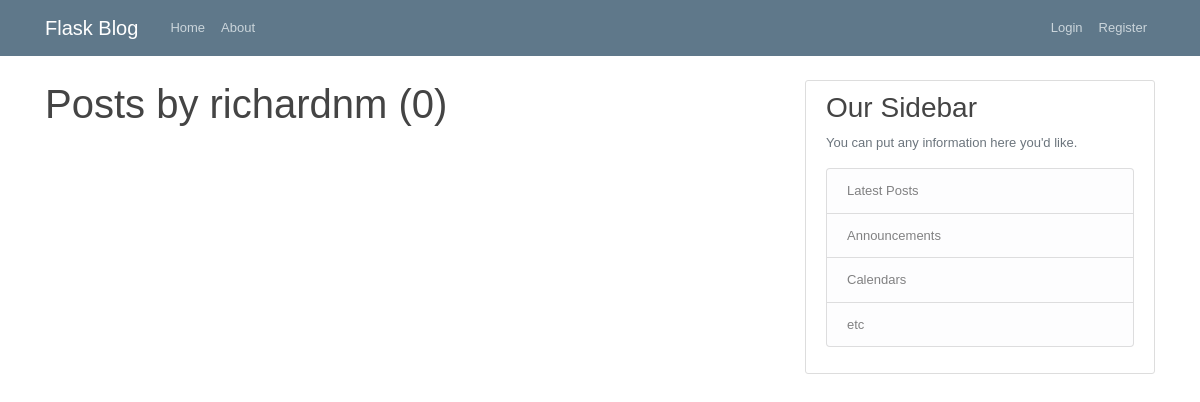
Page /user/richardnm on the earlier database version.
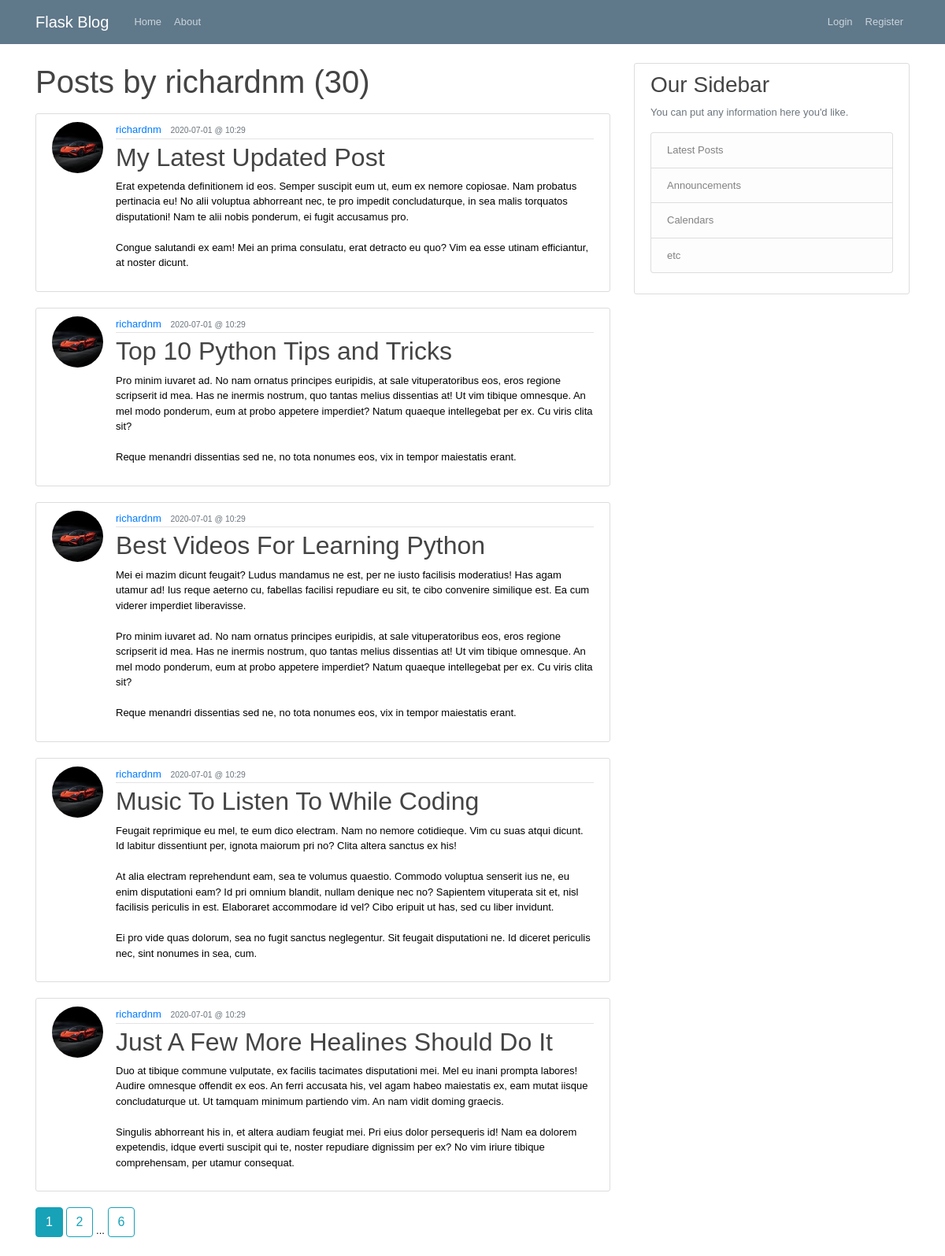
Same page on the later database version.
### flaskblog/models.py (models this page shows, shortened)
class User(db.Model, UserMixin):
    id = db.Column(db.Integer, primary_key=True)
    username = db.Column(db.String(20), unique=True, nullable=False)
    email = db.Column(db.String(120), unique=True, nullable=False)
    image_file = db.Column(db.String(20), nullable=False, default='default.jpeg')
    password = db.Column(db.String(60), nullable=False)
    posts = db.relationship('Post', backref='author', lazy=True)

class Post(db.Model):
    id = db.Column(db.Integer, primary_key=True)
    title = db.Column(db.String(100), nullable=False)
    date_posted = db.Column(db.DateTime, nullable=False, default=datetime.utcnow)
    date_edited = db.Column(db.DateTime, nullable=False, default=datetime.utcnow)
    content = db.Column(db.Text, nullable=False)
    user_id = db.Column(db.Integer, db.ForeignKey('user.id'), nullable=False)
    post_history = db.relationship('PostHistory', backref='post', lazy=True)

### flaskblog/routes.py (the view)
@app.route('/user/<string:username>')
def user_posts(username):
    page = request.args.get('page', 1, type=int)
    user = User.query.filter_by(username=username).first_or_404()
    posts = Post.query.filter_by(author=user)\
        .order_by(Post.date_edited.desc())\
        .paginate(page=page, per_page=5)
    tz = timezone.utc
    return render_template('user_posts.html', posts=posts, user=user, tz=tz)

### flaskblog/templates/user_posts.html
{% extends 'layout.html' %}
{% block content %}
    <h1 class="mb-3">Posts by {{ user.username }} ({{ posts.total }})</h1>
    {% for post in posts.items %}
        <article class="media content-section">
            <img class="rounded-circle article-img" src=" {{ url_for('static', filename='profile_pics/' + post.author.image_file) }} " alt="">
            <div class="media-body">
            <div class="article-metadata">
                <a class="mr-2" href="{{ url_for('user_posts', username=post.author.username) }}">{{ post.author.username }}</a>
                {% if post.date_posted != post.date_edited %}
                    <small class="text-muted">{{ post.date_posted.replace(tzinfo=tz).astimezone(tz=None).strftime('%Y-%m-%d @ %H:%M') }} </small> <br>
                    <small class="text-muted">Edited {{ post.date_edited.replace(tzinfo=tz).astimezone(tz=None).strftime('%Y-%m-%d @ %H:%M') }} </small>
                {% else %}
                    <small class="text-muted">{{ post.date_posted.replace(tzinfo=tz).astimezone(tz=None).strftime('%Y-%m-%d @ %H:%M') }} </small>
                {% endif %}
            </div>
            <h2><a class="article-title" href="{{ url_for('post', post_id=post.id) }}">{{ post.title }}</a></h2>
            <p class="article-content">{{ post.content }}</p>
            </div>
        </article>
    {% endfor %}
    {% for page_num in posts.iter_pages(left_edge=1, right_edge=1, left_current=1, right_current=2) %}
        {% if page_num %}
            {% if posts.page == page_num %}
                <a class="btn btn-info mb-4" href="{{ url_for('user_posts', username=user.username, page=page_num) }}">{{ page_num }}</a>
            {% else %}
                <a class="btn btn-outline-info mb-4" href="{{ url_for('user_posts', username=user.username, page=page_num) }}">{{ page_num }}</a>
            {% endif %}
        {% else %}
            ...
        {% endif %}
    {% endfor %}
{% endblock content %}

### flaskblog/templates/layout.html (shortened to what this page needs)
<!DOCTYPE html>
<html lang="en">
<head>
    <link rel="stylesheet" href="https://maxcdn.bootstrapcdn.com/bootstrap/4.0.0/css/bootstrap.min.css">
    <link rel="stylesheet" type="text/css" href="{{ url_for('static', filename='main.css') }}">
    <link rel="stylesheet" href="{{ url_for('static', filename='style2.css') }}">
</head>
<body>
    <header class="site-header">
        <nav class="navbar navbar-expand-md navbar-dark bg-steel fixed-top">
          <div class="container">
            <a class="navbar-brand mr-4" href="/">Flask Blog</a>
            <div class="collapse navbar-collapse" id="navbarToggle">
              <div class="navbar-nav mr-auto">
                <a class="nav-item nav-link" href="{{ url_for('home') }}">Home</a>
                <a class="nav-item nav-link" href="{{ url_for('about') }}">About</a>
              </div>
              <div class="navbar-nav">
                <div class="navbar-nav">
                  {% if current_user.is_authenticated %}
                  <a class="nav-item nav-link" href="{{ url_for('new_post')}}">New Post</a>
                  <a class="nav-item nav-link" href="{{ url_for('account')}}">{{ current_user.username }} </a>
                  <a class="nav-item nav-link" href="{{ url_for('logout')}}">Logout</a>
                  <div class="center-vertical">
                      <a class="nav-item nav-icon" href="/settings"> <i class="material-icons small-icon">settings</i> </a>
                  </div>
                </div>
                  {% else %}
                    <a class="nav-item nav-link" href="{{ url_for('login')}}">Login</a>
                    <a class="nav-item nav-link" href="{{ url_for('register')}}">Register</a>
                  {% endif %}
                </div>
              </div>
            </div>
          </div>
        </nav>
    </header>
    <main role="main" class="container">
        <div class="row">
            <div class="col-md-8">
                {% block content %}
                {% endblock %}
            </div>
                <div class="col-md-4">
                <div class="content-section">
                    <h3>Our Sidebar</h3>
                    <p class='text-muted'>You can put any information here you'd like.
                    <ul class="list-group">
                        <li class="list-group-item list-group-item-light">Latest Posts</li>
                        <li class="list-group-item list-group-item-light">Announcements</li>
                        <li class="list-group-item list-group-item-light">Calendars</li>
                        <li class="list-group-item list-group-item-light">etc</li>
                    </ul>
                    </p>
                </div>
            </div>
        </div>
    </main>
</body>
</html>

### flaskblog/static/main.css (style rules this page uses)
body { background: #fafafa; color: #333333; margin-top: 5rem; }
h1, h2, h3, h4, h5, h6 { color: #444444; }
.bg-steel { background-color: #5f788a; }
.site-header .navbar-nav .nav-link { color: #cbd5db; }
.content-section { background: #ffffff; padding: 10px 20px; border: 1px solid #dddddd; border-radius: 3px; margin-bottom: 20px; }
.article-title { color: #444444; }
.article-content { white-space: pre-line; }
.article-img { height: 65px; width: 65px; margin-right: 16px; }
.article-metadata { padding-bottom: 1px; margin-bottom: 4px; border-bottom: 1px solid #e3e3e3 }

### flaskblog/static/style2.css (style rules this page uses)
* { margin:0px; }
body { background-color: #FFFFFF; font-family: Verdana,Arial,Helvetica,sans-serif; font-size: small; color: #000000; }

Differences in the rows shown:
added Post: image_file (picture), author.username "richardnm", date_posted.replace "2020-07-01 @ 10:29", title "My Latest Updated Post", content "Erat expetenda definitionem id eos. Semper suscipit eum ut, eum ex nemore copiosae. Nam probatus pertinacia eu! No alii voluptua abhorreant nec, te pro impedit concludaturque, in sea malis torquatos disputationi! Nam te alii nobis ponderum, ei fugit accusamus pro. Congue salutandi ex eam! Mei an prima consulatu, erat detracto eu quo? Vim ea esse utinam efficiantur, at noster dicunt."
added Post: image_file (picture), author.username "richardnm", date_posted.replace "2020-07-01 @ 10:29", title "Top 10 Python Tips and Tricks", content "Pro minim iuvaret ad. No nam ornatus principes euripidis, at sale vituperatoribus eos, eros regione scripserit id mea. Has ne inermis nostrum, quo tantas melius dissentias at! Ut vim tibique omnesque. An mel modo ponderum, eum at probo appetere imperdiet? Natum quaeque intellegebat per ex. Cu viris clita sit? Reque menandri dissentias sed ne, no tota nonumes eos, vix in tempor maiestatis erant."
added Post: image_file (picture), author.username "richardnm", date_posted.replace "2020-07-01 @ 10:29", title "Best Videos For Learning Python", content "Mei ei mazim dicunt feugait? Ludus mandamus ne est, per ne iusto facilisis moderatius! Has agam utamur ad! Ius reque aeterno cu, fabellas facilisi repudiare eu sit, te cibo convenire similique est. Ea cum viderer imperdiet liberavisse. Pro minim iuvaret ad. No nam ornatus principes euripidis, at sale vituperatoribus eos, eros regione scripserit id mea. Has ne inermis nostrum, quo tantas melius dissentias at! Ut vim tibique omnesque. An mel modo ponderum, eum at probo appetere imperdiet? Natum quaeque intellegebat per ex. Cu viris clita sit? Reque menandri dissentias sed ne, no tota nonumes eos, vix in tempor maiestatis erant."
added Post: image_file (picture), author.username "richardnm", date_posted.replace "2020-07-01 @ 10:29", title "Music To Listen To While Coding", content "Feugait reprimique eu mel, te eum dico electram. Nam no nemore cotidieque. Vim cu suas atqui dicunt. Id labitur dissentiunt per, ignota maiorum pri no? Clita altera sanctus ex his! At alia electram reprehendunt eam, sea te volumus quaestio. Commodo voluptua senserit ius ne, eu enim disputationi eam? Id pri omnium blandit, nullam denique nec no? Sapientem vituperata sit et, nisl facilisis periculis in est. Elaboraret accommodare id vel? Cibo eripuit ut has, sed cu liber invidunt. Ei pro vide quas dolorum, sea no fugit sanctus neglegentur. Sit feugait disputationi ne. Id diceret periculis nec, sint nonumes in sea, cum."
added Post: image_file (picture), author.username "richardnm", date_posted.replace "2020-07-01 @ 10:29", title "Just A Few More Healines Should Do It", content "Duo at tibique commune vulputate, ex facilis tacimates disputationi mei. Mel eu inani prompta labores! Audire omnesque offendit ex eos. An ferri accusata his, vel agam habeo maiestatis ex, eam mutat iisque concludaturque ut. Ut tamquam minimum partiendo vim. An nam vidit doming graecis. Singulis abhorreant his in, et altera audiam feugiat mei. Pri eius dolor persequeris id! Nam ea dolorem expetendis, idque everti suscipit qui te, noster repudiare dignissim per ex? No vim iriure tibique comprehensam, per utamur consequat."
Other differences:
{{ posts.total }}: "0" → "30"
new list line: "1"
new list line: "2"
new list line: "6"
